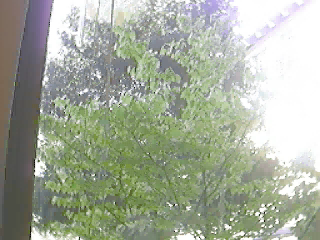
#> input picture frame 45 of dataset/data/tree.avi, 320 x 240 px, given in place of vtest.avi, which was not available
$ python 'LK 稀疏光流法.py'
#> lines starting #> are read from the running program, lines starting #| are printed output that depends on the picture; after the words box and inside, x2 and y2 are one past the last pixel; in counts of white or black regions, pixels touching at a corner belong together; pictures that were not available may be replaced by others from this repository, and a replacement may not be noted
"""
参考链接:
https://blog.csdn.net/tengfei461807914/article/details/80978947

各种光流法 C++ 实现:
https://blog.csdn.net/xiaoyufei117122/article/details/53693627

光流法解释:
https://www.wandouip.com/t5i151565/


光流法, 我的理解:
对于目标追踪, 图像中目标部分的像素值不会凭空出现/凭空消失.
第一张图中 (x, y) 点处的像素值 I1(x, y) 必定会出现在第二张图中该点附近: I2(x+△x, y+△y).
这里我们要求取 △x 和 △y.
假设视频中两张图的取图间隔时间非常短, 则我们可以跟据灰度图像在该点处的梯度来求取 △x 和 △y.
△x = ∂I1/∂x * u,
△y = ∂I1/∂y * v,
其中: u, v 是点 (x, y) 在 x 和 y 方向上移动的距离. (在数字图像中是移动的像素点数).
有: I1(x, y) = I2(x + ∂I1/∂x*u, y + ∂I1/∂y*v)
其中: ∂I/∂x, ∂I/∂y 分别是 x, y 点处的图像偏导数(梯度), 我们可以通过第一张图来求取.

已知图1 (x, y) 处的像素在图2 中移动到了 (x + ∂I/∂x*u, y + ∂I/∂y*v) 处, 那么图2 中 (x, y) 处的像素值等于多少呢 ?
I2(x, y) = I1(x, y) + ∂I1/∂x*u + ∂I1/∂y*v

这里我们已知图1 和图2, 即已知 I1(x, y), I2(x, y), ∂I1/∂x, ∂I1/∂y, 求 u, v.
一个方程不能求两个未知数. 所以我们又认为两图中与 (x, y) 相近位置的像素的运动方向与 (x, y) 相同.
即: 以将 (x, y) 为中心的 9 个像素点代入以上方程都应该得到相同的 u, v 值. 所以这里就有了 9 个方程求 u, v.


光流: 光流的概念是指在连续的两帧图像当中, 由于图像中的物体移动或者摄像头的移动而使得图像中的目标的运动叫做光流.
(即: 考虑在摄像头不会动的表总况下, 如果视频中有一个运动目标, 那么这个视频中相邻两帧中运动的目标就是光流)
光流是一个向量场, 表示了一个点从第一帧运动到第二帧的移动.

光流有很多应用场景: 运动恢复结构, 视频压缩, 视频防抖动等.

光流法的工作原理基于如下假设:
1. 连续的两帧图像之间, 目标的像素亮度不改变.
2. 相邻的像素之间有相似的运动.
考虑第一帧的像素 I(x, y, t), 表示在时间 t 时像素 I(x, y) 的值, 在经过时间 dt 后, 此像素在下一帧移动了 (dx, dy).
因为这些像素是相同的, 而且亮度不变, 我们可以表示成, I(x, y, t) = I(x+dx, y+dy, t+dt).
假设移动很小, 使用泰勒公式可以表示成:
I(x+△x, y+△y, t+△t) = I(x, y, t) + ∂I/∂x * △x + ∂I/∂y * △y + ∂I/∂t * △t + H.O.T

H.O.T 是高阶无穷小.

由于第一个似设和使用泰勒公式展开的式子可以得到:
∂I/∂x * △x + ∂I/∂y * △y + ∂I/∂t * △t = 0

改写成:
∂I/∂x * △x/△t + ∂I/∂y * △y/△t + ∂I/∂t * △t/△t = 0

设
∂I/∂x = fx
∂x/∂t = u
∂y/∂t = v
fx * u + fy * v + ft = 0

上面公式就光叫光流方程, 其中 fx 和 fy 分别是图像的梯度, ft 是图像沿着时间的梯度. 但是 u, v 是未知的,
我们没办法用一个方程解两个未知数, 那么就有了 lucas-kanade 这个方法来解决这个问题.


Lucas-Kanade 算法
使用第二条假设, 就是所有的相邻像素都有相同的移动. LK 算法使用了一个 3×3 的窗口大小, 所以, 在这个窗口当中有 8 个像素点满足公式:
fx*u + fy*v + ft = 0.
将点代入方程, 现在的问题就变成了使用 9 个点求解两个未知量.
解的个数大于未知数的个数, 这是个超定方程, 使用最小二乘的方法来求解最优值. 如下为计算得到的结果.
[u, v].T = [[∑fxi^2, ∑fxi*fyi], [∑fxi*fyi, ∑fyi^2]].-1 · [-∑fxi*fti, -∑fyi*fti]

图像中逆矩阵与 Harris 角点检测很像, 说明角点是适合用来做跟踪的.

想法很简单, 给出一引起点用来跟踪, 从而获得点的光流向量. 但是有另外一个问题需要解决, 目前讨论的运动都是小步长的运动,
如果有大幅度的运动出现, 本算法就会失效.

使用的解决办法是利用图像金字塔. 在金字塔的顶端的小尺寸图片当中, 大幅度的运动就变成了小幅度的运动. 所以使用 LK 算法,
可以得到尺度空间上的光流.


两张灰度图像, 如果, 某一位置 (x, y) 处的灰度值第二张比第一张要小. 那么第一张图中的那个像素值移动去哪里了呢.
我们先求取该点 (x, y) 分别在 x, y 方向上的偏导, 第二张图的像素减小了, 则 I(x, y) = I(x + ∂I/∂x*u, y + ∂I/∂y*v)


这里，我们可以创建一个简单的应用，用来追踪视频中的一些点, 为了探测这些点, 我们使用cv2.goodFeaturesToTrack()来实现.

首先选取第一帧, 在第一帧图像中检测Shi-Tomasi角点, 然后使用LK算法来迭代的跟踪这些特征点.
迭代的方式就是不断向 cv2.calcOpticalFlowPyrLK() 中传入上一帧图片, 其中的特征点以及当前帧的图片.
函数会返回当前帧的点, 这些点带有状态1或者0, 如果在当前帧找到了上一帧中的点, 那么这个点的状态就是1, 否则就是0.
"""

import numpy as np
import cv2 as cv


cap = cv.VideoCapture("C:/Users/Administrator/Desktop/vtest.avi")

feature_params = dict(maxCorners=100, qualityLevel=0.3, minDistance=7, blockSize=7)

lk_params = dict(winSize=(15, 15), maxLevel=2, criteria=(cv.TERM_CRITERIA_EPS | cv.TERM_CRITERIA_COUNT, 10, 0.03))

color = np.random.randint(0, 255, (100, 3))

# 从视频中读取一帧图片转换为灰度图像做为第一帧初始化图.
ret, old_frame = cap.read()
#> old_frame is the input picture: shape (240, 320, 3); mean B, G, R 155, 171.9, 164.7
old_gray = cv.cvtColor(old_frame, cv.COLOR_BGR2GRAY)
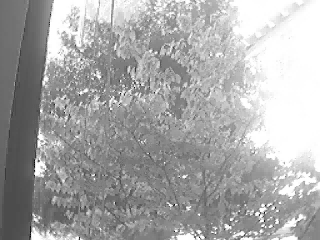
#> old_gray: shape (240, 320); min 8, max 255, mean 167.8

p0 = cv.goodFeaturesToTrack(old_gray, mask=None, **feature_params)
#> p0 = 55 rows, first 8: [258, 213], [265, 206], [263, 223], [198, 235], [37, 174], [246, 234], [230, 221], [39, 159]

mask = np.zeros_like(old_frame)

while True:
    # 从视频中读取一帧图片转换为灰度图像
    ret, frame = cap.read()
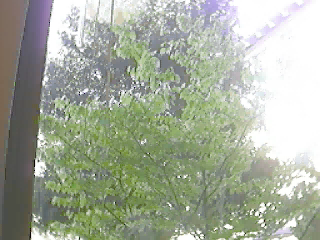
#> input picture frame 46 of dataset/data/tree.avi, 320 x 240 px, given in place of vtest.avi, which was not available
#> frame is the input picture: shape (240, 320, 3); mean B, G, R 154.8, 171.9, 164.6
    frame_gray = cv.cvtColor(frame, cv.COLOR_BGR2GRAY)
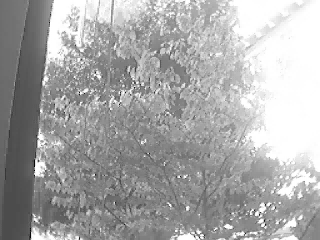
#> frame_gray: shape (240, 320); min 1, max 255, mean 167.7

    #
    p1, st, err = cv.calcOpticalFlowPyrLK(old_gray, frame_gray, p0, None, **lk_params)
#> p1 = 55 rows, first 8: [257.7, 212.8], [264.7, 205.6], [262.8, 223.1], [197.8, 234.9], [36.91, 173.8], [246, 234.4], [230.4, 220.6], [39.03, 159]; st = 55 values from 1 to 1; err = 55 values, max 22.93 at index 3, min 3.9 at index 47, mean 10.98

    good_new = p1[st == 1]
#> good_new = 55 pairs, first value 34.05 to 297.2, second value 1.11 to 238.3
    good_old = p0[st == 1]
#> good_old = 55 pairs, first value 34 to 297, second value 1 to 238

    for i, (new, old), in enumerate(zip(good_new, good_old)):
        a, b = new.ravel()
        c, d = old.ravel()
        mask = cv.line(mask, (a, b), (c, d), color[i].tolist(), 2)
        frame = cv.circle(frame, (a, b), 5, color[i].tolist(), -1)
#> this loop made 55 passes
#> (a, b, c, d) on passes 1 to 12: (257.7, 212.8, 258, 213), (264.7, 205.6, 265, 206), (262.8, 223.1, 263, 223), (197.8, 234.9, 198, 235), (36.91, 173.8, 37, 174), (246, 234.4, 246, 234), (230.4, 220.6, 230, 221), (39.03, 159, 39, 159), (259.9, 230.1, 260, 230), (113, 98.93, 113, 99), (178.1, 232.1, 178, 232), (36.01, 218, 36, 218)
#> pass 2, `mask = cv.line(mask, (a, b), (c, d), color[i].tolist(), 2)`:
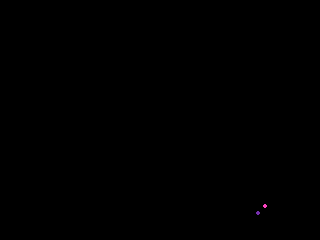
#> mask: shape (240, 320, 3); mean of channels 0, 1, 2 0.1, 0, 0.1; drawn as B, G, R
#> pass 2, `frame = cv.circle(frame, (a, b), 5, color[i].tolist(), -1)`:
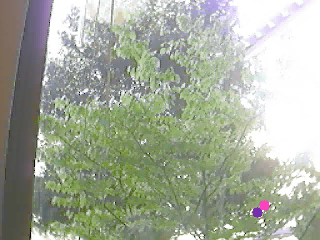
#> frame: shape (240, 320, 3); mean B, G, R 154.8, 171.6, 164.6
#> after the loop:
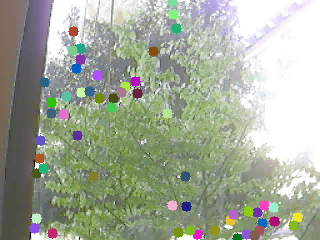
#> frame: shape (240, 320, 3); 5.38% of pixels changed, all inside (x1, y1, x2, y2) = (29, 0, 303, 240)
#> after the loop:
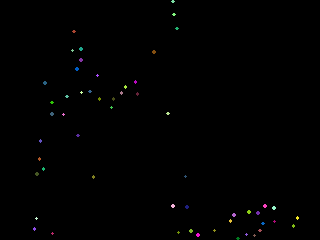
#> mask: shape (240, 320, 3); 0.57% of pixels changed, all inside (x1, y1, x2, y2) = (33, 0, 299, 240); drawn as B, G, R

    img = cv.add(frame, mask)
    cv.imshow('frame', img)

    k = cv.waitKey(30)
#> (key Esc is pressed here)
    if k == 27:
        break

    old_gray = frame_gray.copy()
    p0 = good_new.reshape(-1, 1, 2)

cv.destroyAllWindows()
cap.release()
